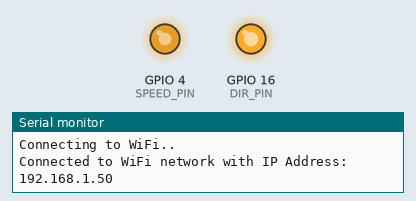
Simulated run of this sketch. Board: ESP32. Shown: output pins drawn as LEDs (lit = HIGH), the last lines printed to the serial monitor. WiFi joins after 1.5 s; servers stay silent unless stated; web services answer with replies made up by the test bench.

Above: at 2.05 s.
At 5.35 s:
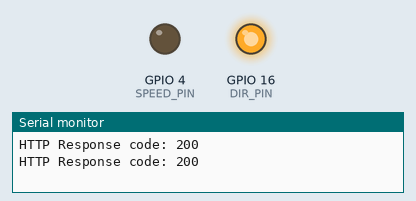
At 7.05 s:
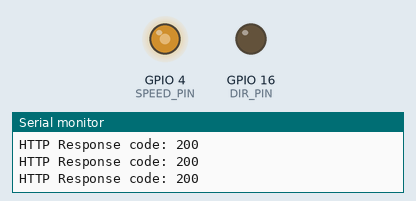
At 8.75 s:
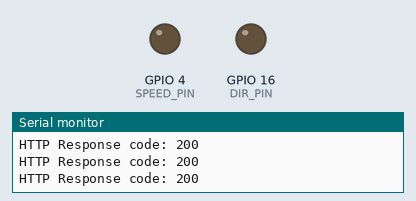
Timing chart, 0 to 10.8 s (numbered marks = the images above):
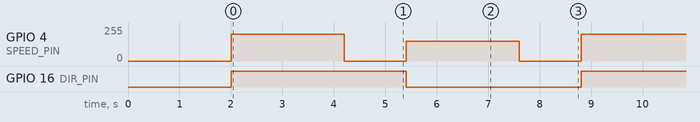

The sketch:

sketch_oct31a.ino
```cpp
#include <WiFi.h>
#include <HTTPClient.h>

#define DIR_PIN 16
#define SPEED_PIN 4

const char* ssid = "Hinet";    // your network SSID
const char* password = "12345678";    // your network password
// Domain Name with full URL Path for HTTP POST Request
const char* serverName = "http://api.thingspeak.com/update";
// write API Key provided by thingspeak
String apiKey = "8JP35ZK5XJ6G5BID";    // your write API key

bool Power = false;
int Speed = 0;
bool is_clockwise = true;

void setup() {
  pinMode(DIR_PIN, OUTPUT);
  pinMode(SPEED_PIN, OUTPUT);

  Serial.begin(115200);
  WiFi.begin(ssid, password);

  while (WiFi.status() != WL_CONNECTED) {
    delay(1000);
    Serial.println("Connecting to WiFi..");
  }
  Serial.print("Connected to WiFi network with IP Address: ");
  Serial.println(WiFi.localIP());
}

void loop() {
  digitalWrite(DIR_PIN, HIGH);
  analogWrite(SPEED_PIN, 200);
  post(Power, Speed, is_clockwise);
  Power = true;
  Speed = 200;
  is_clockwise = true;
  delay(2000);

  analogWrite(SPEED_PIN, 0);
  post(Power, Speed, is_clockwise);
  Power = false;
  Speed = 0;
  delay(1000);

  digitalWrite(DIR_PIN, LOW);
  analogWrite(SPEED_PIN, 150);
  post(Power, Speed, is_clockwise);
  Power = true;
  Speed = 150;
  is_clockwise = false;
  delay(2000);

  analogWrite(SPEED_PIN, 0);
  post(Power, Speed, is_clockwise);
  Power = false;
  Speed = 0;
  delay(1000);
}

void post(bool Power, int Speed, bool is_clockwise)
{
    if (WiFi.status() == WL_CONNECTED) {  //Check the current connection status
    WiFiClient client;
    HTTPClient http;

    // Your Domain name with URL path or IP address with path
    http.begin(client, serverName);

    // Specify content-type header
    http.addHeader("Content-Type", "application/x-www-form-urlencoded");
    // Data to send with HTTP POST
    String httpRequestData = "api_key=" + apiKey + "&field1=" + String(Power) + "&field2=" + String(is_clockwise) + "&field3=" + String(Speed);
    // Send HTTP POST request
    int httpResponseCode = http.POST(httpRequestData);

    if (httpResponseCode > 0) { //Check for the returning code

      Serial.print("HTTP Response code: ");
      Serial.println(httpResponseCode);
    }

    else{
      Serial.println("Error on HTTP request");
    }

    http.end();  //Free the resources
  }
  else {
    Serial.println("WiFi Disconnected");
  }
}
```

Measured:
- by itself, GPIO 4 (SPEED_PIN): repeats every 6.8 s: 0/255 1.2 s, 150/255 2.2 s, 0/255 1.2 s, 200/255 2.2 s
- by itself, GPIO 16 (DIR_PIN): alternates HIGH for 3.4 s and LOW for 3.4 s
